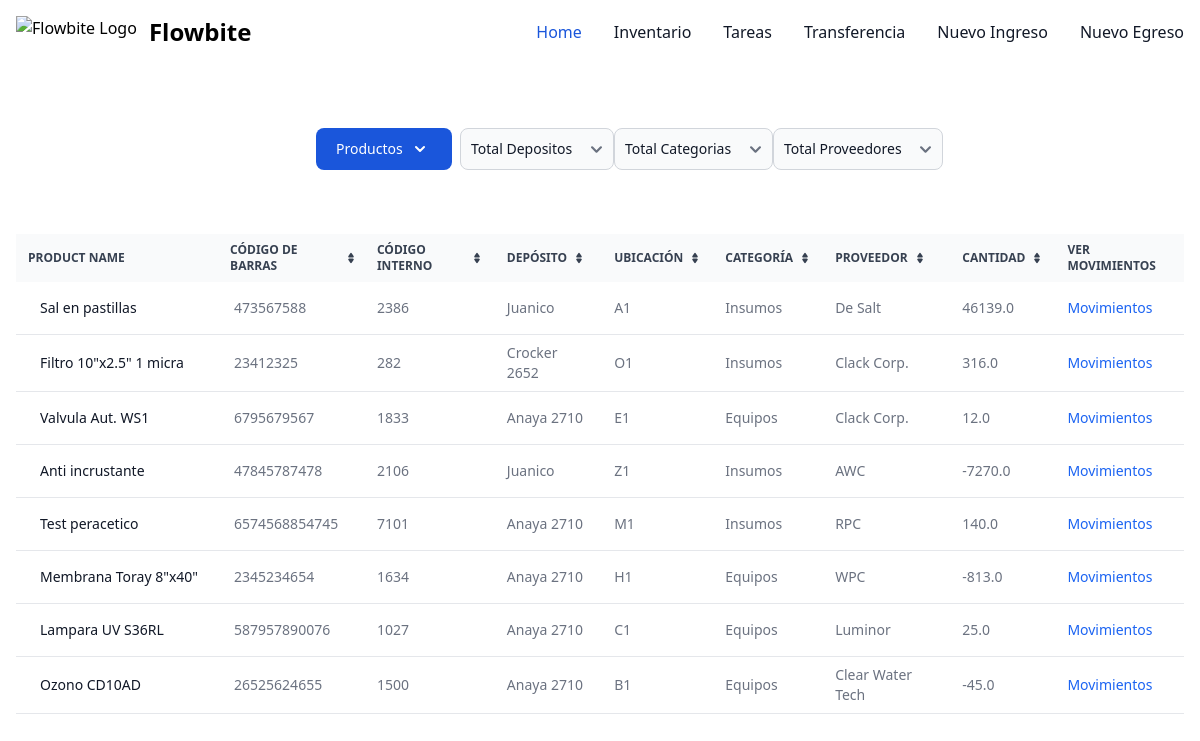
Before: /stock/ with the older database file.
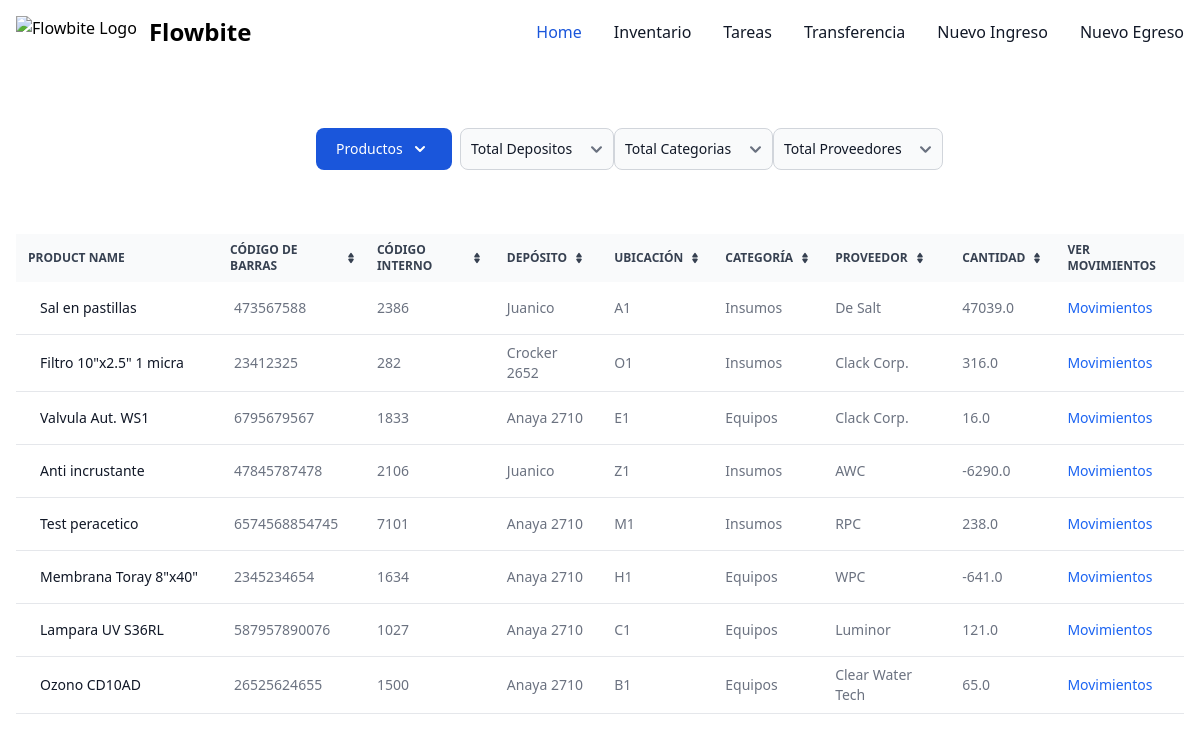
After: the same page with the newer database file.
### filsa/models.py (models this page shows, shortened)
class Product(models.Model):
    CATEGORIES = [('Tubos', 'Tubos'),
                  ('Tornillos', 'Tornillos'),
                  ('Accesorios','Accesorios'),
                  ('Maquinas','Maquinas'),
                  ('Insumos','Insumos')
                  ]
    product_id = models.IntegerField(primary_key=True)
    name = models.CharField(max_length=50)
    barcode = models.BigIntegerField(verbose_name=u"Codigo de Barras")
    internalCode = models.BigIntegerField(verbose_name=u"Codigo Interno")
    quantity = models.FloatField()
    category = models.CharField(max_length=20, choices=CATEGORIES, default='Tubos')
    location = models.CharField(max_length=20)
    supplier = models.CharField(max_length=20)
    warehouse = models.ForeignKey(Warehouses, on_delete=models.CASCADE, related_name='warehouse_name')
    deltaQuantity = models.FloatField()
    stockSecurity = models.IntegerField()
    inTransit = models.BooleanField()
    def __str__(self):
        return self.name

class Warehouses(models.Model):
    name = models.CharField(max_length=50)

### filsa/views.py (the view)
# urls.py: path('stock/', StockListView.as_view() , name='stock'),
class StockListView(generic.ListView):
    model = Product
    template_name = 'stock.html'
    def get_context_data(self, *args, **kwargs):
        products_obj = Product.objects.all().values()
        context = super(StockListView, self).get_context_data(*args, **kwargs)
        warehouse = self.request.GET.get('warehouse',None)
        print('warehouse is', warehouse)
        supplier = self.request.GET.get('supplier',None)
        category = self.request.GET.get('category',None)
        if category:
            category_filter = True
            categoryList = [category]
        else:
            categoryList = Product.objects.all().values('category').distinct()
        if supplier:
            supplier_filter = True
            supplierList = [supplier]
        else:
            supplierList = Product.objects.all().values('supplier').distinct()
        if warehouse:
            warehouse = Warehouses.objects.get(name=warehouse)
            warehouseList = Warehouses.objects.get(name=warehouse)
            context.update({'products' : Product.objects.select_related('warehouse').filter(warehouse=warehouse, category ='Insumos')}) #, supplier ='De Salt')
        else:
            warehouseList = Warehouses.objects.all()
        context['products'] = Product.objects.select_related('warehouse').filter(category__in=categoryList, supplier__in=supplierList)
        print('categoryList', categoryList)
        print('args', args)
        print('kwargs in get_context_data', kwargs)
        context['productList'] = Product.objects.all().values('name').distinct()
        context['categoryList'] = Product.objects.all().values('category').distinct()
        context['supplierList'] = Product.objects.all().values('supplier').distinct()
        context['warehouseList'] = Warehouses.objects.all().values('name').distinct()
        print('context in get_context_data', context)
        return context

### filsa/templates/stock.html (shortened to what the changed rows need)
{% extends '_base.html' %}
{% load static %}
{% block content %}
<div class="w-full px-4 relative overflow-x-auto">
    <table id="productTable" class="text-sm text-left rtl:text-right text-gray-500 dark:text-gray-400">
        <thead class="text-xs text-gray-700 uppercase bg-gray-50 dark:bg-gray-700 dark:text-gray-400">
            <tr>
                <th scope="col" class="px-3 py-2">
                    Product name
                </th>
                <th scope="col" class="px-2 py-2">
                    <div class="flex items-center">
                        Código de Barras
                        <a href="#"></a>
                    </div>
                </th>
                <th scope="col" class="px-3 py-2">
                    <div class="flex items-center">
                        Código Interno
                        <a href="#"></a>
                    </div>
                </th>
                <th scope="col" class="px-3 py-2">
                    <div class="flex items-center">
                        Depósito
                        <a href="#"></a>
                    </div>
                </th>
                <th scope="col" class="px-3 py-2">
                    <div class="flex items-center">
                        Ubicación
                        <a href="#"></a>
                    </div>
                </th>
                <th scope="col" class="px-3 py-2">
                    <div class="flex items-center">
                        Categoría
                        <a href="#"></a>
                    </div>
                </th>
                <th scope="col" class="px-3 py-2">
                    <div class="flex items-center">
                        Proveedor
                        <a href="#"></a>
                    </div>
                </th>
                <th scope="col" class="px-3 py-2">
                    <div class="flex items-center">
                        Cantidad
                        <a href="#"></a>
                    </div>
                </th>
                <th scope="col" class="px-3 py-2">
                    <div class="flex items-center">
                    <span>Ver Movimientos</span>
                </div>
                </th>
            </tr>
        </thead>
        <tbody>
            {% for product in products %}
            <tr class="bg-white border-b dark:bg-gray-800 dark:border-gray-700">
                <th scope="row" class="px-6 py-4 font-medium text-gray-900 whitespace-nowrap dark:text-white">
                    {{product.name}}
                </th>
                <td class="px-3 py-2">
                    {{product.barcode}}
                </td>
                <td class="px-3 py-2">
                    {{product.internalCode}}
                </td>
                <td class="px-3 py-2">
                    {{product.warehouse.name}}
                </td>
                <td class="px-3 py-2">
                    {{product.location}}
                </td>
                <td class="px-3 py-2">
                    {{product.category}}
                </td>
                <td class="px-3 py-2">
                    {{product.supplier}}
                </td>
                <td class="px-3 py-2">
                    {{product.quantity}}
                </td>
                <td class="px-3 py-2">
                    <a href="{% url 'stockhistory' product_id=product.product_id %}"   class="font-medium text-blue-600 dark:text-blue-500 hover:underline">Movimientos</a>
                </td>
            </tr>
            {% endfor %}
        </tbody>
    </table>
</div>
  {% endblock content %}

Changed rows visible on the page:
changed Product "Sal en pastillas": quantity "46139.0" → "47039.0"
changed Product "Valvula Aut. WS1": quantity "12.0" → "16.0"
changed Product "Anti incrustante": quantity "-7270.0" → "-6290.0"
changed Product "Test peracetico": quantity "140.0" → "238.0"
changed Product "Membrana Toray 8\"x40\"": quantity "-813.0" → "-641.0"
changed Product "Lampara UV S36RL": quantity "25.0" → "121.0"
changed Product "Ozono CD10AD": quantity "-45.0" → "65.0"
